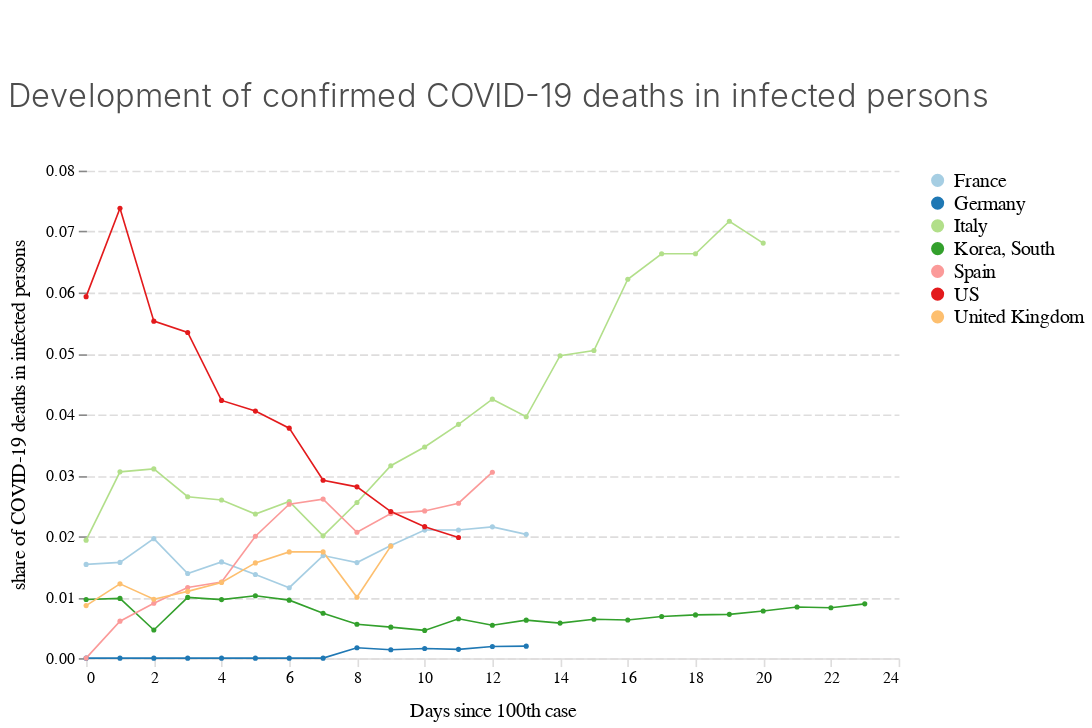

The code cell stored with this chart in its notebook:
### Code cell
chart_deaths_infections_100

### Figure 1 — Vega-Lite specification as saved in the notebook (floating-point values rounded to 4 significant figures)
{"$schema": "https://vega.github.io/schema/vega-lite/v3.4.0.json", "config": {"area": {"fill": "#1696d2"}, "axisX": {"domain": true, "domainColor": "#DEDDDD", "domainDashOffset": 10, "domainWidth": 1, "grid": false, "labelAngle": 0, "labelFont": "Avenir", "labelFontSize": 10, "tickColor": "#DEDDDD", "titleFont": "Avenir", "titleFontSize": 12, "titleFontWeight": 400, "titlePadding": 10}, "axisY": {"domain": false, "domainDashOffset": 10, "grid": true, "gridColor": "#DEDDDD", "gridDash": [5, 2], "gridWidth": 1, "labelAngle": 0, "labelFont": "Avenir", "labelFontSize": 10, "titleFont": "Avenir", "titleFontSize": 12, "titleFontWeight": 400, "titlePadding": 10}, "bar": {"fill": "#1696d2", "strokeWidth": 0}, "guide-title": {"color": "Monospace", "font": "Avenir", "fontSize": 15}, "header": {"titleFontSize": 12, "titleFontWeight": 400}, "legend": {"labelFont": "Avenir", "labelFontSize": 12, "symbolSize": 50, "symbolType": "circle", "title": "", "titleFont": "Avenir", "titleFontSize": 12}, "line": {"color": "#1696d2", "stroke": "#1696d2", "strokeWidth": 1}, "path": {"stroke": "#1696d2"}, "point": {"filled": true}, "range": {"category": ["#a6cee3", "#1f78b4", "#b2df8a", "#33a02c", "#fb9a99", "#e31a1c", "#fdbf6f", "#ff7f00"], "diverging": ["#cfe8f3", "#a2d4ec", "#73bfe2", "#46abdb", "#1696d2", "#12719e"]}, "text": {"align": "right", "color": "#1696d2", "font": "Avenir", "fontSize": 12, "fontWeight": 400, "size": 11}, "title": {"anchor": "start", "color": "#4d4d4d", "font": "Avenir", "fontSize": 20, "fontWeight": 300, "lineHeight": 100, "offset": 30}, "trail": {"color": "#1696d2", "stroke": "#1696d2"}, "view": {"strokeWidth": 0}}, "data": {"name": "data-2559c05df9ed557f254322bb6bb3404f"}, "datasets": {"data-2559c05df9ed557f254322bb6bb3404f": [{"confirmed": 130, "country": "France", "date": "2020-03-01T00:00:00", "days_since100": 0, "death_rate": 0.01538, "deaths": 2}, {"confirmed": 191, "country": "France", "date": "2020-03-02T00:00:00", "days_since100": 1, "death_rate": 0.01571, "deaths": 3}, {"confirmed": 204, "country": "France", "date": "2020-03-03T00:00:00", "days_since100": 2, "death_rate": 0.01961, "deaths": 4}, {"confirmed": 288, "country": "France", "date": "2020-03-04T00:00:00", "days_since100": 3, "death_rate": 0.01389, "deaths": 4}, {"confirmed": 380, "country": "France", "date": "2020-03-05T00:00:00", "days_since100": 4, "death_rate": 0.01579, "deaths": 6}, {"confirmed": 656, "country": "France", "date": "2020-03-06T00:00:00", "days_since100": 5, "death_rate": 0.01372, "deaths": 9}, {"confirmed": 952, "country": "France", "date": "2020-03-07T00:00:00", "days_since100": 6, "death_rate": 0.01155, "deaths": 11}, {"confirmed": 1129, "country": "France", "date": "2020-03-08T00:00:00", "days_since100": 7, "death_rate": 0.01683, "deaths": 19}, {"confirmed": 1212, "country": "France", "date": "2020-03-09T00:00:00", "days_since100": 8, "death_rate": 0.01568, "deaths": 19}, {"confirmed": 1787, "country": "France", "date": "2020-03-10T00:00:00", "days_since100": 9, "death_rate": 0.01847, "deaths": 33}, {"confirmed": 2284, "country": "France", "date": "2020-03-11T00:00:00", "days_since100": 10, "death_rate": 0.02102, "deaths": 48}, {"confirmed": 2284, "country": "France", "date": "2020-03-12T00:00:00", "days_since100": 11, "death_rate": 0.02102, "deaths": 48}, {"confirmed": 3667, "country": "France", "date": "2020-03-13T00:00:00", "days_since100": 12, "death_rate": 0.02154, "deaths": 79}, {"confirmed": 4480, "country": "France", "date": "2020-03-14T00:00:00", "days_since100": 13, "death_rate": 0.02031, "deaths": 91}, {"confirmed": 130, "country": "Germany", "date": "2020-03-01T00:00:00", "days_since100": 0, "death_rate": 0, "deaths": 0}, {"confirmed": 159, "country": "Germany", "date": "2020-03-02T00:00:00", "days_since100": 1, "death_rate": 0, "deaths": 0}, {"confirmed": 196, "country": "Germany", "date": "2020-03-03T00:00:00", "days_since100": 2, "death_rate": 0, "deaths": 0}, {"confirmed": 262, "country": "Germany", "date": "2020-03-04T00:00:00", "days_since100": 3, "death_rate": 0, "deaths": 0}, {"confirmed": 482, "country": "Germany", "date": "2020-03-05T00:00:00", "days_since100": 4, "death_rate": 0, "deaths": 0}, {"confirmed": 670, "country": "Germany", "date": "2020-03-06T00:00:00", "days_since100": 5, "death_rate": 0, "deaths": 0}, {"confirmed": 799, "country": "Germany", "date": "2020-03-07T00:00:00", "days_since100": 6, "death_rate": 0, "deaths": 0}, {"confirmed": 1040, "country": "Germany", "date": "2020-03-08T00:00:00", "days_since100": 7, "death_rate": 0, "deaths": 0}, {"confirmed": 1176, "country": "Germany", "date": "2020-03-09T00:00:00", "days_since100": 8, "death_rate": 0.001701, "deaths": 2}, {"confirmed": 1457, "country": "Germany", "date": "2020-03-10T00:00:00", "days_since100": 9, "death_rate": 0.001373, "deaths": 2}, {"confirmed": 1908, "country": "Germany", "date": "2020-03-11T00:00:00", "days_since100": 10, "death_rate": 0.001572, "deaths": 3}, {"confirmed": 2078, "country": "Germany", "date": "2020-03-12T00:00:00", "days_since100": 11, "death_rate": 0.001444, "deaths": 3}, {"confirmed": 3675, "country": "Germany", "date": "2020-03-13T00:00:00", "days_since100": 12, "death_rate": 0.001905, "deaths": 7}, {"confirmed": 4585, "country": "Germany", "date": "2020-03-14T00:00:00", "days_since100": 13, "death_rate": 0.001963, "deaths": 9}, {"confirmed": 155, "country": "Italy", "date": "2020-02-23T00:00:00", "days_since100": 0, "death_rate": 0.01935, "deaths": 3}, {"confirmed": 229, "country": "Italy", "date": "2020-02-24T00:00:00", "days_since100": 1, "death_rate": 0.03057, "deaths": 7}, {"confirmed": 322, "country": "Italy", "date": "2020-02-25T00:00:00", "days_since100": 2, "death_rate": 0.03106, "deaths": 10}, {"confirmed": 453, "country": "Italy", "date": "2020-02-26T00:00:00", "days_since100": 3, "death_rate": 0.02649, "deaths": 12}, {"confirmed": 655, "country": "Italy", "date": "2020-02-27T00:00:00", "days_since100": 4, "death_rate": 0.02595, "deaths": 17}, {"confirmed": 888, "country": "Italy", "date": "2020-02-28T00:00:00", "days_since100": 5, "death_rate": 0.02365, "deaths": 21}, {"confirmed": 1128, "country": "Italy", "date": "2020-02-29T00:00:00", "days_since100": 6, "death_rate": 0.02571, "deaths": 29}, {"confirmed": 1694, "country": "Italy", "date": "2020-03-01T00:00:00", "days_since100": 7, "death_rate": 0.02007, "deaths": 34}, {"confirmed": 2036, "country": "Italy", "date": "2020-03-02T00:00:00", "days_since100": 8, "death_rate": 0.02554, "deaths": 52}, {"confirmed": 2502, "country": "Italy", "date": "2020-03-03T00:00:00", "days_since100": 9, "death_rate": 0.03157, "deaths": 79}, {"confirmed": 3089, "country": "Italy", "date": "2020-03-04T00:00:00", "days_since100": 10, "death_rate": 0.03464, "deaths": 107}, {"confirmed": 3858, "country": "Italy", "date": "2020-03-05T00:00:00", "days_since100": 11, "death_rate": 0.03836, "deaths": 148}, {"confirmed": 4636, "country": "Italy", "date": "2020-03-06T00:00:00", "days_since100": 12, "death_rate": 0.04249, "deaths": 197}, {"confirmed": 5883, "country": "Italy", "date": "2020-03-07T00:00:00", "days_since100": 13, "death_rate": 0.03961, "deaths": 233}, {"confirmed": 7375, "country": "Italy", "date": "2020-03-08T00:00:00", "days_since100": 14, "death_rate": 0.04963, "deaths": 366}, {"confirmed": 9172, "country": "Italy", "date": "2020-03-09T00:00:00", "days_since100": 15, "death_rate": 0.05048, "deaths": 463}, {"confirmed": 10149, "country": "Italy", "date": "2020-03-10T00:00:00", "days_since100": 16, "death_rate": 0.06217, "deaths": 631}, {"confirmed": 12462, "country": "Italy", "date": "2020-03-11T00:00:00", "days_since100": 17, "death_rate": 0.06636, "deaths": 827}, {"confirmed": 12462, "country": "Italy", "date": "2020-03-12T00:00:00", "days_since100": 18, "death_rate": 0.06636, "deaths": 827}, {"confirmed": 17660, "country": "Italy", "date": "2020-03-13T00:00:00", "days_since100": 19, "death_rate": 0.07169, "deaths": 1266}, {"confirmed": 21157, "country": "Italy", "date": "2020-03-14T00:00:00", "days_since100": 20, "death_rate": 0.06811, "deaths": 1441}, {"confirmed": 104, "country": "Korea, South", "date": "2020-02-20T00:00:00", "days_since100": 0, "death_rate": 0.009615, "deaths": 1}, {"confirmed": 204, "country": "Korea, South", "date": "2020-02-21T00:00:00", "days_since100": 1, "death_rate": 0.009804, "deaths": 2}, {"confirmed": 433, "country": "Korea, South", "date": "2020-02-22T00:00:00", "days_since100": 2, "death_rate": 0.004619, "deaths": 2}, {"confirmed": 602, "country": "Korea, South", "date": "2020-02-23T00:00:00", "days_since100": 3, "death_rate": 0.009967, "deaths": 6}, {"confirmed": 833, "country": "Korea, South", "date": "2020-02-24T00:00:00", "days_since100": 4, "death_rate": 0.009604, "deaths": 8}, {"confirmed": 977, "country": "Korea, South", "date": "2020-02-25T00:00:00", "days_since100": 5, "death_rate": 0.01024, "deaths": 10}, {"confirmed": 1261, "country": "Korea, South", "date": "2020-02-26T00:00:00", "days_since100": 6, "death_rate": 0.009516, "deaths": 12}, {"confirmed": 1766, "country": "Korea, South", "date": "2020-02-27T00:00:00", "days_since100": 7, "death_rate": 0.007361, "deaths": 13}, {"confirmed": 2337, "country": "Korea, South", "date": "2020-02-28T00:00:00", "days_since100": 8, "death_rate": 0.005563, "deaths": 13}, {"confirmed": 3150, "country": "Korea, South", "date": "2020-02-29T00:00:00", "days_since100": 9, "death_rate": 0.005079, "deaths": 16}, {"confirmed": 3736, "country": "Korea, South", "date": "2020-03-01T00:00:00", "days_since100": 10, "death_rate": 0.00455, "deaths": 17}, {"confirmed": 4335, "country": "Korea, South", "date": "2020-03-02T00:00:00", "days_since100": 11, "death_rate": 0.006459, "deaths": 28}, {"confirmed": 5186, "country": "Korea, South", "date": "2020-03-03T00:00:00", "days_since100": 12, "death_rate": 0.005399, "deaths": 28}, {"confirmed": 5621, "country": "Korea, South", "date": "2020-03-04T00:00:00", "days_since100": 13, "death_rate": 0.006227, "deaths": 35}, {"confirmed": 6088, "country": "Korea, South", "date": "2020-03-05T00:00:00", "days_since100": 14, "death_rate": 0.005749, "deaths": 35}, {"confirmed": 6593, "country": "Korea, South", "date": "2020-03-06T00:00:00", "days_since100": 15, "death_rate": 0.00637, "deaths": 42}, {"confirmed": 7041, "country": "Korea, South", "date": "2020-03-07T00:00:00", "days_since100": 16, "death_rate": 0.006249, "deaths": 44}, {"confirmed": 7314, "country": "Korea, South", "date": "2020-03-08T00:00:00", "days_since100": 17, "death_rate": 0.006836, "deaths": 50}, {"confirmed": 7478, "country": "Korea, South", "date": "2020-03-09T00:00:00", "days_since100": 18, "death_rate": 0.007087, "deaths": 53}, {"confirmed": 7513, "country": "Korea, South", "date": "2020-03-10T00:00:00", "days_since100": 19, "death_rate": 0.007188, "deaths": 54}, {"confirmed": 7755, "country": "Korea, South", "date": "2020-03-11T00:00:00", "days_since100": 20, "death_rate": 0.007737, "deaths": 60}, {"confirmed": 7869, "country": "Korea, South", "date": "2020-03-12T00:00:00", "days_since100": 21, "death_rate": 0.008387, "deaths": 66}, {"confirmed": 7979, "country": "Korea, South", "date": "2020-03-13T00:00:00", "days_since100": 22, "death_rate": 0.008272, "deaths": 66}, {"confirmed": 8086, "country": "Korea, South", "date": "2020-03-14T00:00:00", "days_since100": 23, "death_rate": 0.008904, "deaths": 72}, {"confirmed": 120, "country": "Spain", "date": "2020-03-02T00:00:00", "days_since100": 0, "death_rate": 0, "deaths": 0}, {"confirmed": 165, "country": "Spain", "date": "2020-03-03T00:00:00", "days_since100": 1, "death_rate": 0.006061, "deaths": 1}, {"confirmed": 222, "country": "Spain", "date": "2020-03-04T00:00:00", "days_since100": 2, "death_rate": 0.009009, "deaths": 2}, {"confirmed": 259, "country": "Spain", "date": "2020-03-05T00:00:00", "days_since100": 3, "death_rate": 0.01158, "deaths": 3}, {"confirmed": 400, "country": "Spain", "date": "2020-03-06T00:00:00", "days_since100": 4, "death_rate": 0.0125, "deaths": 5}, {"confirmed": 500, "country": "Spain", "date": "2020-03-07T00:00:00", "days_since100": 5, "death_rate": 0.02, "deaths": 10}, {"confirmed": 673, "country": "Spain", "date": "2020-03-08T00:00:00", "days_since100": 6, "death_rate": 0.02526, "deaths": 17}, {"confirmed": 1073, "country": "Spain", "date": "2020-03-09T00:00:00", "days_since100": 7, "death_rate": 0.0261, "deaths": 28}, {"confirmed": 1695, "country": "Spain", "date": "2020-03-10T00:00:00", "days_since100": 8, "death_rate": 0.02065, "deaths": 35}, {"confirmed": 2277, "country": "Spain", "date": "2020-03-11T00:00:00", "days_since100": 9, "death_rate": 0.02372, "deaths": 54}, {"confirmed": 2277, "country": "Spain", "date": "2020-03-12T00:00:00", "days_since100": 10, "death_rate": 0.02415, "deaths": 55}, {"confirmed": 5232, "country": "Spain", "date": "2020-03-13T00:00:00", "days_since100": 11, "death_rate": 0.02542, "deaths": 133}, {"confirmed": 6391, "country": "Spain", "date": "2020-03-14T00:00:00", "days_since100": 12, "death_rate": 0.03051, "deaths": 195}, {"confirmed": 118, "country": "US", "date": "2020-03-03T00:00:00", "days_since100": 0, "death_rate": 0.05932, "deaths": 7}, {"confirmed": 149, "country": "US", "date": "2020-03-04T00:00:00", "days_since100": 1, "death_rate": 0.07383, "deaths": 11}, {"confirmed": 217, "country": "US", "date": "2020-03-05T00:00:00", "days_since100": 2, "death_rate": 0.0553, "deaths": 12}, {"confirmed": 262, "country": "US", "date": "2020-03-06T00:00:00", "days_since100": 3, "death_rate": 0.05344, "deaths": 14}, {"confirmed": 402, "country": "US", "date": "2020-03-07T00:00:00", "days_since100": 4, "death_rate": 0.04229, "deaths": 17}, {"confirmed": 518, "country": "US", "date": "2020-03-08T00:00:00", "days_since100": 5, "death_rate": 0.04054, "deaths": 21}, {"confirmed": 583, "country": "US", "date": "2020-03-09T00:00:00", "days_since100": 6, "death_rate": 0.03774, "deaths": 22}, {"confirmed": 959, "country": "US", "date": "2020-03-10T00:00:00", "days_since100": 7, "death_rate": 0.0292, "deaths": 28}, {"confirmed": 1281, "country": "US", "date": "2020-03-11T00:00:00", "days_since100": 8, "death_rate": 0.0281, "deaths": 36}, {"confirmed": 1663, "country": "US", "date": "2020-03-12T00:00:00", "days_since100": 9, "death_rate": 0.02405, "deaths": 40}, {"confirmed": 2179, "country": "US", "date": "2020-03-13T00:00:00", "days_since100": 10, "death_rate": 0.02157, "deaths": 47}, {"confirmed": 2727, "country": "US", "date": "2020-03-14T00:00:00", "days_since100": 11, "death_rate": 0.0198, "deaths": 54}, {"confirmed": 116, "country": "United Kingdom", "date": "2020-03-05T00:00:00", "days_since100": 0, "death_rate": 0.008621, "deaths": 1}, {"confirmed": 164, "country": "United Kingdom", "date": "2020-03-06T00:00:00", "days_since100": 1, "death_rate": 0.0122, "deaths": 2}, {"confirmed": 207, "country": "United Kingdom", "date": "2020-03-07T00:00:00", "days_since100": 2, "death_rate": 0.009662, "deaths": 2}, {"confirmed": 274, "country": "United Kingdom", "date": "2020-03-08T00:00:00", "days_since100": 3, "death_rate": 0.01095, "deaths": 3}, {"confirmed": 322, "country": "United Kingdom", "date": "2020-03-09T00:00:00", "days_since100": 4, "death_rate": 0.01242, "deaths": 4}, {"confirmed": 384, "country": "United Kingdom", "date": "2020-03-10T00:00:00", "days_since100": 5, "death_rate": 0.01562, "deaths": 6}, {"confirmed": 459, "country": "United Kingdom", "date": "2020-03-11T00:00:00", "days_since100": 6, "death_rate": 0.01743, "deaths": 8}, {"confirmed": 459, "country": "United Kingdom", "date": "2020-03-12T00:00:00", "days_since100": 7, "death_rate": 0.01743, "deaths": 8}, {"confirmed": 801, "country": "United Kingdom", "date": "2020-03-13T00:00:00", "days_since100": 8, "death_rate": 0.009988, "deaths": 8}, {"confirmed": 1143, "country": "United Kingdom", "date": "2020-03-14T00:00:00", "days_since100": 9, "death_rate": 0.01837, "deaths": 21}]}, "encoding": {"color": {"field": "country", "type": "nominal"}, "x": {"field": "days_since100", "title": "Days since 100th case", "type": "quantitative"}, "y": {"field": "death_rate", "title": "share of COVID-19 deaths in infected persons", "type": "quantitative"}}, "height": 300, "mark": {"point": {"shape": "circle", "size": 10}, "type": "line"}, "padding": {"bottom": 5, "left": 5, "right": 5, "top": 50}, "title": "Development of confirmed COVID-19 deaths in infected persons", "width": 500}
